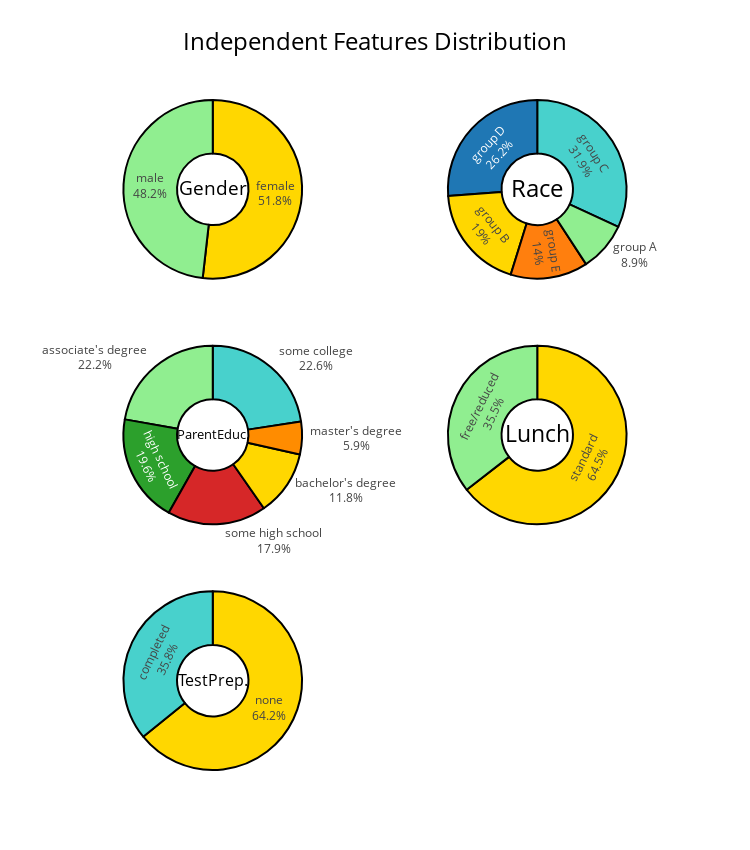

Notebook source saved alongside this figure:
### Code cell
#colors = ['lightgray', 'Rebeccapurple','gold','royalblue','lightseagreen','lightsalmon']
colors = ['gold', 'mediumturquoise', 'darkorange', 'lightgreen', 'black', 'Gray']

fig = make_subplots(rows=3, cols=2,
                    specs=[[{'type':'domain'}, {'type':'domain'}],
                           [{'type':'domain'}, {'type':'domain'}], 
                           [{'type':'domain'}, {'type':'domain'}]])


fig.add_trace(
    go.Pie(
        labels=df['gender'],
        values=None,#scalegroup='one',
        hole=.4,
        title='Gender',
        titlefont={'color':'black', 'size': 24},
        ),
    row=1,col=1
    )
fig.update_traces(
    hoverinfo='label+value',
    textinfo='label+percent',
    textfont_size=12,
    marker=dict(
        colors=colors, #['lightseagreen', 'lightsalmon'], 
        line=dict(color='#000000',
                  width=2)
        )
    )

fig.add_trace(
    go.Pie(
        labels=df['race/ethnicity'],
        values=None,#scalegroup='one',
        hole=.4,
        title='Race',
        titlefont={'color':'black', 'size': 24},
        ),
    row=1,col=2
    )
fig.update_traces(
    hoverinfo='label+value',
    textinfo='label+percent',
    textfont_size=12,
    marker=dict(
        colors=colors,#[0:6],
        line=dict(color='#000000',
                  width=2)
        )
    )

fig.add_trace(
    go.Pie(
        labels=df['parental level of education'],
        values=None,#scalegroup='one',
        hole=.4,
        title='ParentEduc.',
        titlefont={'color':'black', 'size': 24},
        ),
    row=2,col=1
    )
fig.update_traces(
    hoverinfo='label+value',
    textinfo='label+percent',
    textfont_size=12,
    marker=dict(
        colors=colors,
        line=dict(color='#000000',
                  width=2)
        )
    )

fig.add_trace(
    go.Pie(
        labels=df['lunch'],
        values=None,#scalegroup='one',
        hole=.4,
        title='Lunch',
        titlefont={'color':'black', 'size': 24},
        ),
    row=2,col=2
    )
fig.update_traces(
    hoverinfo='label+value',
    textinfo='label+percent',
    textfont_size=12,
    marker=dict(
        colors=colors, #['lightseagreen', 'lightsalmon'],
        line=dict(color='#000000',
                  width=2)
        )
    )

fig.add_trace(
    go.Pie(
        labels=df['test preparation course'],
        values=None,#scalegroup='one',
        hole=.4,
        title='TestPrep.',
        titlefont={'color':'black', 'size': 24},
       ),
    row=3,col=1
    )
fig.update_traces(
    hoverinfo='label+value',
    textinfo='label+percent',
    textfont_size=12,
    marker=dict(
        colors=colors,#['lightseagreen', 'lightsalmon'],
        line=dict(color='#000000',
                  width=2)
        )
    )
fig.layout.update(title="Independent Features Distribution", showlegend=False, height=850, width=750, 
                  template=None, titlefont={'color':'black', 'size': 24}
                 )
fig.show()

### Figure 1 — Plotly figure (JSON) as saved in the notebook; plotly's stock layout.template omitted (floating-point values rounded to 4 significant figures; data arrays with more than 128 entries replaced by an {"elided": "..."} marker saying what was removed)
{"data": [{"domain": {"x": [0, 0.45], "y": [0.7333, 1]}, "hole": 0.4, "hoverinfo": "label+value", "labels": {"elided": "1000 str values"}, "marker": {"colors": ["gold", "mediumturquoise", "darkorange", "lightgreen", "black", "Gray"], "line": {"color": "#000000", "width": 2}}, "textfont": {"size": 12}, "textinfo": "label+percent", "title": {"font": {"color": "black", "size": 24}, "text": "Gender"}, "type": "pie"}, {"domain": {"x": [0.55, 1], "y": [0.7333, 1]}, "hole": 0.4, "hoverinfo": "label+value", "labels": {"elided": "1000 str values"}, "marker": {"colors": ["gold", "mediumturquoise", "darkorange", "lightgreen", "black", "Gray"], "line": {"color": "#000000", "width": 2}}, "textfont": {"size": 12}, "textinfo": "label+percent", "title": {"font": {"color": "black", "size": 24}, "text": "Race"}, "type": "pie"}, {"domain": {"x": [0, 0.45], "y": [0.3667, 0.6333]}, "hole": 0.4, "hoverinfo": "label+value", "labels": {"elided": "1000 str values"}, "marker": {"colors": ["gold", "mediumturquoise", "darkorange", "lightgreen", "black", "Gray"], "line": {"color": "#000000", "width": 2}}, "textfont": {"size": 12}, "textinfo": "label+percent", "title": {"font": {"color": "black", "size": 24}, "text": "ParentEduc."}, "type": "pie"}, {"domain": {"x": [0.55, 1], "y": [0.3667, 0.6333]}, "hole": 0.4, "hoverinfo": "label+value", "labels": {"elided": "1000 str values"}, "marker": {"colors": ["gold", "mediumturquoise", "darkorange", "lightgreen", "black", "Gray"], "line": {"color": "#000000", "width": 2}}, "textfont": {"size": 12}, "textinfo": "label+percent", "title": {"font": {"color": "black", "size": 24}, "text": "Lunch"}, "type": "pie"}, {"domain": {"x": [0, 0.45], "y": [0, 0.2667]}, "hole": 0.4, "hoverinfo": "label+value", "labels": {"elided": "1000 str values"}, "marker": {"colors": ["gold", "mediumturquoise", "darkorange", "lightgreen", "black", "Gray"], "line": {"color": "#000000", "width": 2}}, "textfont": {"size": 12}, "textinfo": "label+percent", "title": {"font": {"color": "black", "size": 24}, "text": "TestPrep."}, "type": "pie"}], "layout": {"height": 850, "showlegend": false, "title": {"font": {"color": "black", "size": 24}, "text": "Independent Features Distribution"}, "width": 750}}
